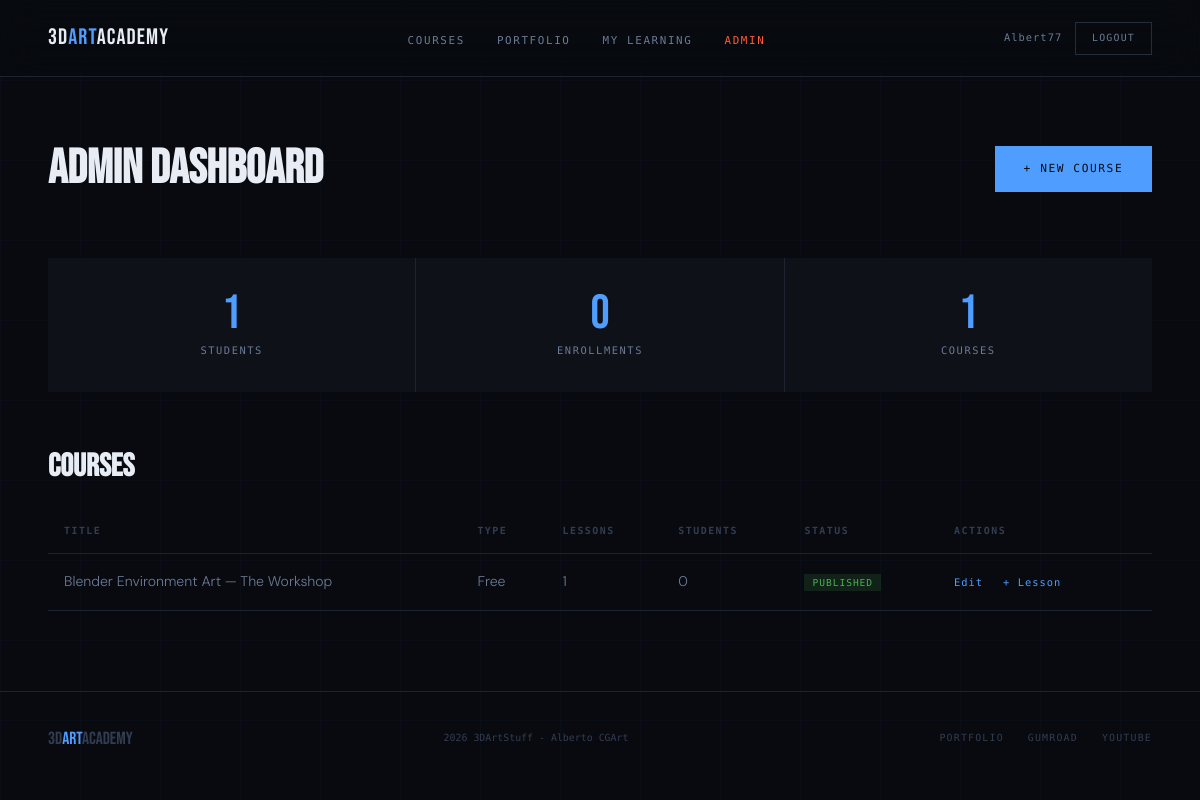
Page /admin/ (signed in) on the committed database.
### app/models/__init__.py (models this page shows, shortened)
class User(UserMixin, db.Model):
    __tablename__ = 'users'
    id = db.Column(db.Integer, primary_key=True)
    username = db.Column(db.String(80), unique=True, nullable=False)
    email = db.Column(db.String(120), unique=True, nullable=False)
    password_hash = db.Column(db.String(256), nullable=False)
    is_admin = db.Column(db.Boolean, default=False)
    created_at = db.Column(db.DateTime, default=datetime.utcnow)
    enrollments = db.relationship('Enrollment', backref='user', lazy=True)
    progress = db.relationship('Progress', backref='user', lazy=True)

class Course(db.Model):
    __tablename__ = 'courses'
    id = db.Column(db.Integer, primary_key=True)
    title = db.Column(db.String(200), nullable=False)
    slug = db.Column(db.String(200), unique=True, nullable=False)
    description = db.Column(db.Text, nullable=False)
    short_description = db.Column(db.String(300))
    thumbnail = db.Column(db.String(300), default='')
    price = db.Column(db.Float, default=0.0)
    is_free = db.Column(db.Boolean, default=False)
    is_published = db.Column(db.Boolean, default=False)
    stripe_price_id = db.Column(db.String(200), default='')
    created_at = db.Column(db.DateTime, default=datetime.utcnow)
    lessons = db.relationship('Lesson', backref='course', lazy=True, order_by='Lesson.order')
    enrollments = db.relationship('Enrollment', backref='course', lazy=True)
    @property
    def lesson_count(self):
        return len(self.lessons)
    @property
    def enrollment_count(self):
        return len(self.enrollments)

### app/routes/admin.py (the view)
@admin.route('/')
@login_required
@admin_required
def dashboard():
    courses = Course.query.all()
    users = User.query.count()
    enrollments = Enrollment.query.count()
    return render_template('admin/dashboard.html', courses=courses, user_count=users, enrollment_count=enrollments)

### app/models/__init__.py (called while the page is built)
@login_manager.user_loader
def load_user(user_id):
    return User.query.get(int(user_id))

### app/routes/admin.py (called while the page is built)
def admin_required(f):
    @wraps(f)
    def decorated(*args, **kwargs):
        if not current_user.is_authenticated or not current_user.is_admin:
            flash('Admin access required.', 'error')
            return redirect(url_for('main.index'))
        return f(*args, **kwargs)
    return decorated

### app/templates/admin/dashboard.html (shortened to what this page needs)
{% extends 'base.html' %}
{% block content %}
<div class="admin-page">
  <div class="admin-header">
    <h1>Admin Dashboard</h1>
    <a href="{{ url_for('admin.new_course') }}" class="btn-primary">+ New Course</a>
  </div>
  <div class="admin-stats">
    <div class="stat-card"><div class="stat-num">{{ user_count }}</div><div class="stat-label">Students</div></div>
    <div class="stat-card"><div class="stat-num">{{ enrollment_count }}</div><div class="stat-label">Enrollments</div></div>
    <div class="stat-card"><div class="stat-num">{{ courses|length }}</div><div class="stat-label">Courses</div></div>
  </div>
  <div class="admin-courses">
    <h2>Courses</h2>
    <table class="admin-table">
      <thead><tr><th>Title</th><th>Type</th><th>Lessons</th><th>Students</th><th>Status</th><th>Actions</th></tr></thead>
      <tbody>
        {% for course in courses %}
        <tr>
          <td>{{ course.title }}</td>
          <td>{% if course.is_free %}Free{% else %}${{ "%.0f"|format(course.price) }}{% endif %}</td>
          <td>{{ course.lesson_count }}</td>
          <td>{{ course.enrollment_count }}</td>
          <td><span class="status {% if course.is_published %}published{% else %}draft{% endif %}">{% if course.is_published %}Published{% else %}Draft{% endif %}</span></td>
          <td>
            <a href="{{ url_for('admin.edit_course', course_id=course.id) }}">Edit</a>
            <a href="{{ url_for('admin.new_lesson', course_id=course.id) }}">+ Lesson</a>
          </td>
        </tr>
        {% endfor %}
      </tbody>
    </table>
  </div>
</div>
{% endblock %}

### app/templates/base.html (shortened to what this page needs)
<!DOCTYPE html>
<html lang="en">
<head>
  <link rel="stylesheet" href="{{ url_for('static', filename='css/main.css') }}">
</head>
<body>
  <nav id="nav">
    <a href="{{ url_for('main.index') }}" class="nav-logo">3D<span>Art</span>Academy</a>
    <ul class="nav-links">
      <li><a href="{{ url_for('courses.list_courses') }}">Courses</a></li>
      <li><a href="https://3dartstuff.com" target="_blank">Portfolio</a></li>
      {% if current_user.is_authenticated %}
        <li><a href="{{ url_for('auth.dashboard') }}">My Learning</a></li>
        {% if current_user.is_admin %}
          <li><a href="{{ url_for('admin.dashboard') }}" class="admin-link">Admin</a></li>
        {% endif %}
      {% endif %}
    </ul>
    <div class="nav-right">
      {% if current_user.is_authenticated %}
        <span class="nav-user">{{ current_user.username }}</span>
        <a href="{{ url_for('auth.logout') }}" class="btn-ghost-sm">Logout</a>
      {% else %}
        <a href="{{ url_for('auth.login') }}" class="btn-ghost-sm">Login</a>
        <a href="{{ url_for('auth.signup') }}" class="btn-primary-sm">Sign Up Free</a>
      {% endif %}
    </div>
  </nav>
  <main>{% block content %}{% endblock %}</main>
  <footer>
    <span class="footer-brand">3D<span>Art</span>Academy</span>
    <span class="footer-copy">2026 3DArtStuff - Alberto CGArt</span>
    <div class="footer-links">
      <a href="https://3dartstuff.com" target="_blank">Portfolio</a>
      <a href="https://albertocgart.gumroad.com" target="_blank">Gumroad</a>
      <a href="https://www.youtube.com/@AlbertoCGArt" target="_blank">YouTube</a>
    </div>
  </footer>
</body>
</html>

### rows in the picture
User: username "Albert77"
Course: title "Blender Environment Art — The Workshop", is_free "Free", lesson_count "1", enrollment_count "0", is_published "PUBLISHED"

### other values in the picture
{{ user_count }} "1"
{{ enrollment_count }} "0"
{{ courses|length }} "1"
